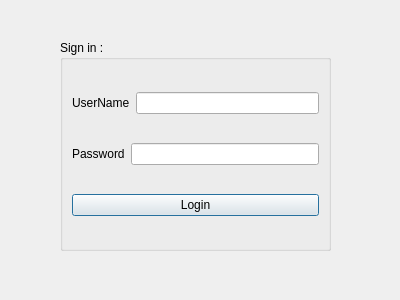
<?xml version="1.0" encoding="UTF-8"?>
<ui version="4.0">
 <class>login</class>
 <widget class="QDialog" name="login">
  <property name="geometry">
   <rect>
    <x>0</x>
    <y>0</y>
    <width>400</width>
    <height>300</height>
   </rect>
  </property>
  <property name="windowTitle">
   <string>Dialog</string>
  </property>
  <widget class="QGroupBox" name="groupBox">
   <property name="geometry">
    <rect>
     <x>60</x>
     <y>40</y>
     <width>271</width>
     <height>211</height>
    </rect>
   </property>
   <property name="title">
    <string>Sign in :</string>
   </property>
   <layout class="QVBoxLayout" name="verticalLayout">
    <item>
     <layout class="QHBoxLayout" name="horizontalLayout">
      <item>
       <widget class="QLabel" name="username">
        <property name="text">
         <string>UserName</string>
        </property>
       </widget>
      </item>
      <item>
       <widget class="QLineEdit" name="lineEdit_username"/>
      </item>
     </layout>
    </item>
    <item>
     <layout class="QHBoxLayout" name="horizontalLayout_2">
      <item>
       <widget class="QLabel" name="password">
        <property name="text">
         <string>Password</string>
        </property>
       </widget>
      </item>
      <item>
       <widget class="QLineEdit" name="lineEdit_password"/>
      </item>
     </layout>
    </item>
    <item>
     <widget class="QPushButton" name="pushButton">
      <property name="text">
       <string>Login</string>
      </property>
     </widget>
    </item>
   </layout>
  </widget>
 </widget>
 <resources/>
 <connections/>
</ui>
